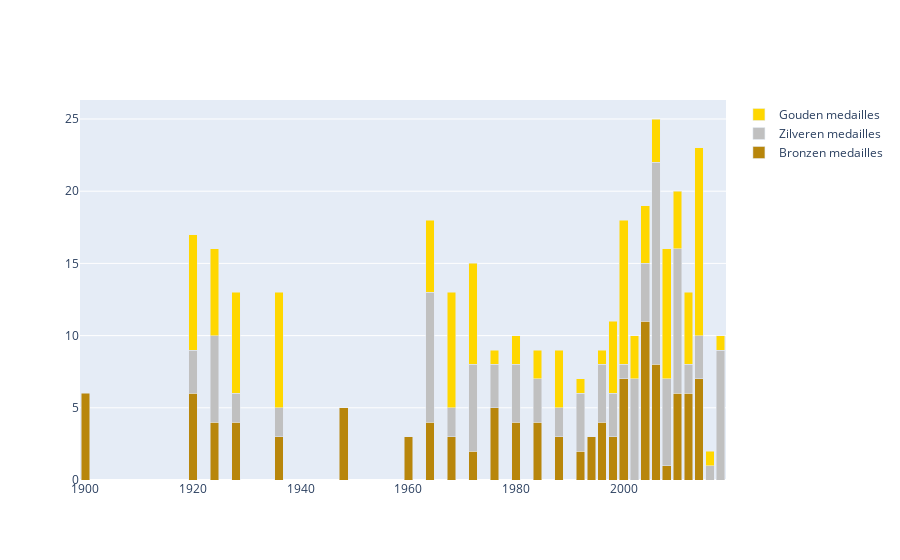

Source (notebook cell):
### Markdown cell above
### Sporten door de tijd

In het plaatje hieronder is te zien hoeveel medailles (en ook welke medailles) Nederlandse sporters hebben gewonnen door de jaren heen.

### Code cell
import plotly.graph_objs as go

df_goud = df[df['medaille']=='Olympic gold medal'].groupby(by=["tijd"], as_index=False)['medaille'].count()
df_zilver = df[df['medaille']=='Olympic silver medal'].groupby(by=["tijd"], as_index=False)['medaille'].count()
df_brons = df[df['medaille']=='Olympic bronze medal'].groupby(by=["tijd"], as_index=False)['medaille'].count()

colors = ['gold', 'silver', 'darkgoldenrod']

data = [go.Bar(
        name = 'Bronzen medailles',
        y=df_brons['medaille'],
        x=df_brons['tijd'],
        hoverinfo='y',
        marker_color=colors[2]
),
        go.Bar(
        name = 'Zilveren medailles',
        y=df_zilver['medaille'],
        x=df_goud['tijd'],
        hoverinfo='y',
        marker_color=colors[1]
),
        go.Bar(
        name = 'Gouden medailles',
        y=df_goud['medaille'],
        x=df_goud['tijd'],
        hoverinfo='y',
        marker_color=colors[0]
)]
fig = go.Figure(data=data)

fig.update_layout(barmode='stack')
fig.show()

### Figure 1 — Plotly figure (JSON) as saved in the notebook; plotly's stock layout.template omitted (floating-point values rounded to 4 significant figures)
{"data": [{"hoverinfo": "y", "marker": {"color": "darkgoldenrod"}, "name": "Bronzen medailles", "type": "bar", "x": ["1900", "1920", "1924", "1928", "1936", "1948", "1960", "1964", "1968", "1972", "1976", "1980", "1984", "1988", "1992", "1994", "1996", "1998", "2000", "2004", "2006", "2008", "2010", "2012", "2014"], "y": [6, 6, 4, 4, 3, 5, 3, 4, 3, 2, 5, 4, 4, 3, 2, 3, 4, 3, 7, 11, 8, 1, 6, 6, 7]}, {"hoverinfo": "y", "marker": {"color": "silver"}, "name": "Zilveren medailles", "type": "bar", "x": ["1920", "1924", "1928", "1936", "1964", "1968", "1972", "1976", "1980", "1984", "1988", "1992", "1996", "1998", "2000", "2002", "2004", "2006", "2008", "2010", "2012", "2014", "2016", "2018"], "y": [3, 6, 2, 2, 9, 2, 6, 3, 4, 3, 2, 4, 4, 3, 1, 7, 4, 14, 6, 10, 2, 3, 1, 9, 6, 2]}, {"hoverinfo": "y", "marker": {"color": "gold"}, "name": "Gouden medailles", "type": "bar", "x": ["1920", "1924", "1928", "1936", "1964", "1968", "1972", "1976", "1980", "1984", "1988", "1992", "1996", "1998", "2000", "2002", "2004", "2006", "2008", "2010", "2012", "2014", "2016", "2018"], "y": [8, 6, 7, 8, 5, 8, 7, 1, 2, 2, 4, 1, 1, 5, 10, 3, 4, 3, 9, 4, 5, 13, 1, 1]}], "layout": {"barmode": "stack"}}
